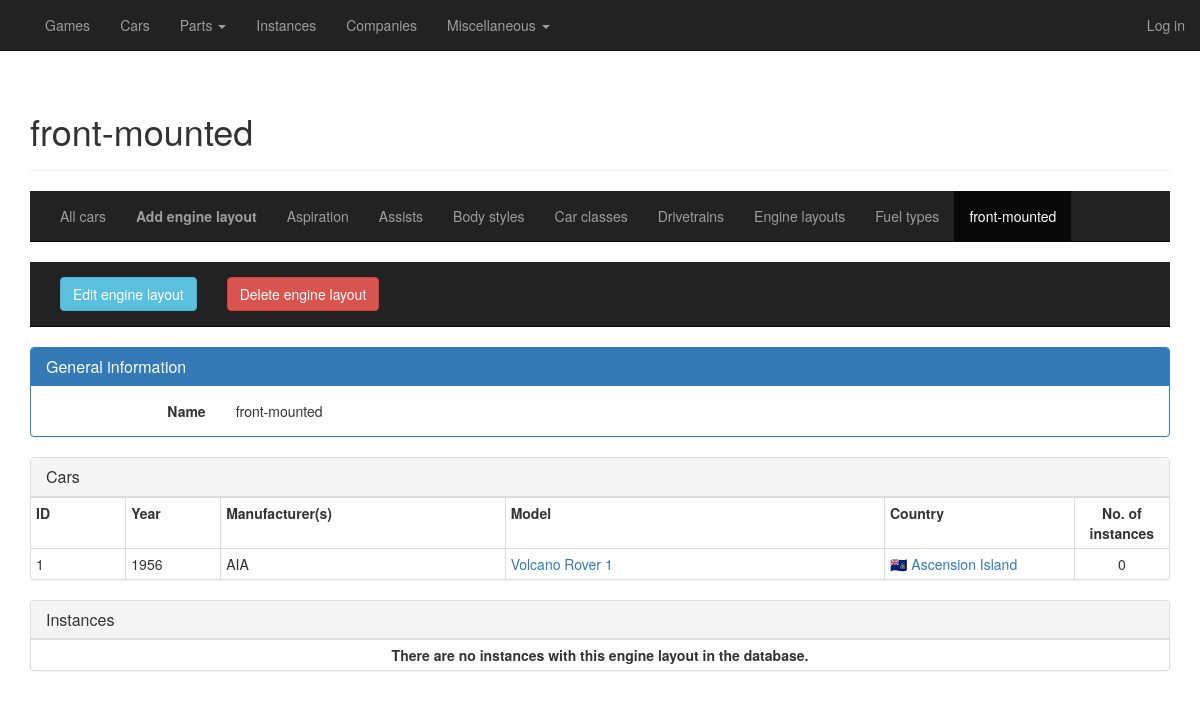
The app's page /cars/engine-layouts/detail/1 with its own data.
### general/models/car.py (models this page shows, shortened)
class EngineLayout(database.Model):
    __tablename__ = "engine_layouts"
    id = database.Column(database.Integer, primary_key=True)
    name = database.Column(database.Unicode, index=True, nullable=False, unique=True)
    cars = database.relationship('Car', backref='engine_layout', lazy='dynamic')
    instances = database.relationship('Instance', backref='engine_layout', lazy='dynamic')

class Car(database.Model):
    __tablename__ = "cars"
    id = database.Column(database.Integer, primary_key=True)
    datetime_added = database.Column(database.DateTime, default=datetime.utcnow, index=True, nullable=False)
    datetime_edited = database.Column(database.DateTime, default=datetime.utcnow, index=True, nullable=False)
    is_deleted = database.Column(database.Boolean, default=False, index=True, nullable=False)
    year = database.Column(database.Integer, index=True, nullable=True)
    manufacturers = database.relationship('Company', secondary="car_manufacturer")
    manufacturers_display = database.Column(database.Unicode, index=True, nullable=False)
    model = database.Column(database.Unicode, index=True, nullable=False)
    name_display = database.Column(database.Unicode, index=True, nullable=False, unique=True)
    name_short = database.Column(database.Unicode, nullable=True)
    country_id = database.Column(database.Integer, database.ForeignKey("countries.id"), nullable=True)
    is_prototype = database.Column(database.Boolean, default=False, index=True, nullable=False)
    is_fictional = database.Column(database.Boolean, default=False, index=True, nullable=False)
    competitions = database.relationship('Competition', secondary="car_competition")
    car_class_id = database.Column(database.Integer, database.ForeignKey("car_classes.id"), index=True, nullable=True)
    body_style_id = database.Column(database.Integer, database.ForeignKey("body_styles.id"), index=True, nullable=False)
    engines = database.relationship('Engine', secondary="car_engine", lazy='dynamic')
    fuel_type_actual_id = database.Column(database.Integer, database.ForeignKey("fuel_types.id"), index=True,
                                          nullable=True)
    max_power_output_kw_actual = database.Column(database.Double, index=True, nullable=True)
    max_power_output_rpm_actual = database.Column(database.Integer, nullable=True)
    max_torque_nm_actual = database.Column(database.Double, index=True, nullable=True)
    max_torque_rpm_actual = database.Column(database.Integer, nullable=True)
    additional_forced_induction_id = database.Column(database.Integer, database.ForeignKey("forced_induction.id"),
                                                     nullable=True)
    transmission_id = database.Column(database.Integer, database.ForeignKey("transmissions.id"), nullable=True)
    transmission_type_actual_id = database.Column(database.Integer, database.ForeignKey("transmission_types.id"),
                                                  nullable=True)
    no_of_gears_actual = database.Column(database.Integer, index=True, nullable=True)
    engine_layout_id = database.Column(database.Integer, database.ForeignKey("engine_layouts.id"), index=True,
                                       nullable=False)
    drivetrain_id = database.Column(database.Integer, database.ForeignKey("drivetrains.id"), index=True, nullable=False)
    suspension_front_id = database.Column(database.Integer, database.ForeignKey("suspension.id"), index=True, nullable=True)
    suspension_rear_id = database.Column(database.Integer, database.ForeignKey("suspension.id"), index=True, nullable=True)
    curb_weight_kg = database.Column(database.Double, index=True, nullable=True)
    weight_distribution = database.Column(database.Double, index=True, nullable=True)
    tires_front = database.Column(database.Unicode, nullable=True)
    tires_rear = database.Column(database.Unicode, nullable=True)
    acceleration_0_to_100_kmh_sec = database.Column(database.Double, index=True, nullable=True)
    maximum_speed_kmh = database.Column(database.Double, index=True, nullable=True)
    power_to_weight_ratio = database.Column(database.Double, index=True, nullable=True)
    assists = database.relationship('Assist', secondary="car_assist")
    no_of_instances = database.Column(database.Integer, default=0, index=True, nullable=False)
    instances = database.relationship('Instance', backref='car', lazy='dynamic')
    texts = database.relationship('CarText', backref='car', lazy='dynamic')
    images = database.relationship('CarImage', backref='car', lazy='dynamic')
    def get_country(self):
        return self.country.name_display if self.country_id is not None else "n/a"

### general/models/misc.py (models this page shows, shortened)
class Country(database.Model):
    __tablename__ = "countries"
    id = database.Column(database.Integer, primary_key=True)
    name_full = database.Column(database.Unicode, nullable=False)
    name_display = database.Column(database.Unicode, index=True, nullable=False)
    name_short = database.Column(database.Unicode, nullable=False)
    no_of_companies_game = database.Column(database.Integer, default=0, nullable=True)
    no_of_companies_car = database.Column(database.Integer, default=0, nullable=True)
    no_of_games = database.Column(database.Integer, default=0, nullable=True)
    no_of_cars = database.Column(database.Integer, default=0, nullable=True)
    companies = database.relationship('Company', backref='country', lazy='dynamic')
    cars = database.relationship('Car', backref='country', lazy='dynamic')
    texts = database.relationship('CountryText', backref='country', lazy='dynamic')
    images = database.relationship('CountryImage', backref='country', lazy='dynamic')
    locations = database.relationship('Location', backref='country', lazy='dynamic')

### general/routes_cars.py (the view)
@cardb.route("/cars/engine-layouts/detail/<id>", methods=['GET', 'POST'])
def detail_engine_layout(id):
    engine_layout = EngineLayout.query.get(id)
    return render_template("cars_detail_engine_layout.html",
                           title="{}".format(engine_layout.name),
                           heading="{}".format(engine_layout.name),
                           engine_layout=engine_layout,
                           viewing="engine_layouts")

### general/templates/cars_detail_engine_layout.html (shortened to what this page needs)
{% extends "cars_base.html" %}
{% block cars_content %}
    {% block subsubmenu %}
        <nav class="navbar navbar-inverse navbar-static-top">
            <div class="container">
                <div class="collapse navbar-collapse">
                    <ul class="nav navbar-nav">
                        {% if engine_layout %}
                        <li><a href="{{ url_for('edit_engine_layout', id=engine_layout.id) }}"><button type="button" class="btn btn-info">Edit engine layout</button></a></li>
                        <li><a href="#"><button type="button" class="btn btn-danger" data-toggle="modal" data-target="#deleteModal">Delete engine layout</button></a></li>
                        {% endif %}
                    </ul>
                </div>
            </div>
        </nav>
    {% endblock %}
    <div>
        <div class="panel panel-primary">
          <div class="panel-heading">
            <h3 class="panel-title">General information</h3>
          </div>
          <div class="panel-body">
              <div class="row">
                  <div class="col-sm-2 text-right"><b>Name</b></div>
                  <div class="col-sm-10">{{ engine_layout.name }}</div>
              </div>
          </div>
        </div>
    </div>
    <div class="panel panel-default">
      <div class="panel-heading">
        <h3 class="panel-title">Cars</h3>
      </div>
      <div class="table-responsive">
          <table class="table table-bordered table-condensed">
              {% if engine_layout.cars.all() == [] %}
              <tr>
                  <td class="text-center"><strong>There are no cars with this engine layout in the database.</strong></td>
              </tr>
              {% else %}
                {% include "_cars_top.html" %}
                {% for car in engine_layout.cars %}
                    {% with car=car %}
                        {% include "_cars_row.html" %}
                    {% endwith %}
                {% endfor %}
              {% endif %}
          </table>
      </div>
    </div>
    <div class="panel panel-default">
      <div class="panel-heading">
        <h3 class="panel-title">Instances</h3>
      </div>
      <div class="table-responsive">
          <table class="table table-bordered table-condensed">
              {% if engine_layout.instances.all() == [] %}
              <tr>
                  <td class="text-center"><strong>There are no instances with this engine layout in the database.</strong></td>
              </tr>
              {% endif %}
          </table>
      </div>
    </div>
{% endblock %}

### general/templates/cars_base.html (shortened to what this page needs)
{% extends "base.html" %}
{% block cardb_content %}
    <div class="page-header">
        <h1>{{ heading }}</h1>
    </div>
    {% block submenu %}
        <nav class="navbar navbar-inverse navbar-static-top">
            <div class="container">
                <div class="collapse navbar-collapse">
                    <ul class="nav navbar-nav">
                        <li><a class="hover-underline-animation" href="{{ url_for('overview_cars') }}">All cars</a></li>
                        {% if viewing == "engine_layouts" %}
                        <li><a class="hover-underline-animation" href="{{ url_for('add_engine_layout') }}"><strong>Add engine layout</strong></a></li>
                        {% endif %}
                        <li><a class="hover-underline-animation" href="{{ url_for('overview_aspiration') }}">Aspiration</a></li>
                        <li><a class="hover-underline-animation" href="{{ url_for('overview_assists') }}">Assists</a></li>
                        <li><a class="hover-underline-animation" href="{{ url_for('overview_body_styles') }}">Body styles</a></li>
                        <li><a class="hover-underline-animation" href="{{ url_for('overview_car_classes') }}">Car classes</a></li>
                        <li><a class="hover-underline-animation" href="{{ url_for('overview_drivetrains') }}">Drivetrains</a></li>
                        <li><a class="hover-underline-animation" href="{{ url_for('overview_engine_layouts') }}">Engine layouts</a></li>
                        <li><a class="hover-underline-animation" href="{{ url_for('overview_fuels') }}">Fuel types</a></li>
                        {% if engine_layout %}
                        <li class="active"><a href="#">{{ engine_layout.name }}</a></li>
                        {% endif %}
                    </ul>
                </div>
            </div>
        </nav>
    {% endblock %}
    {% block cars_content %}
    {% endblock %}
{% endblock %}

### general/templates/_cars_row.html
<tr>
    <td class="col-sm-1">{{ car.id }}</td>
    <td class="col-sm-1">{{ car.year }}</td>
    <td class="col-sm-3">{{ car.manufacturers_display }}</td>
    <td class="col-sm-4"><a href="{{ url_for('detail_car', id=car.id) }}">{{ car.model }}</a></td>
    <td class="col-sm-2">{% if car.get_country() != "n/a" %}<a href="{{ url_for('detail_country', id=car.country.id) }}">{{ car.get_country() }}</a>{% else %}{{ car.get_country() }}{% endif %}</td>
    <td class="col-sm-1 text-center">{{ car.no_of_instances }}</td>
</tr>

### general/static/css/car-database.css (style rules this page uses)
.hover-underline-animation { display: inline-block; position: relative; color: white; }
.hover-underline-animation::after { content: ''; position: absolute; width: 100%; transform: scaleX(0); height: 2px; bottom: 0; left: 0; background-color: white; transform-origin: bottom right; transition: transform 0.25s ease-out; }

### records on screen
EngineLayout: name "front-mounted"
Car: id "1", year "1956", manufacturers_display "AIA", model "Volcano Rover 1", get_country "🇦🇨 Ascension Island", no_of_instances "0"
